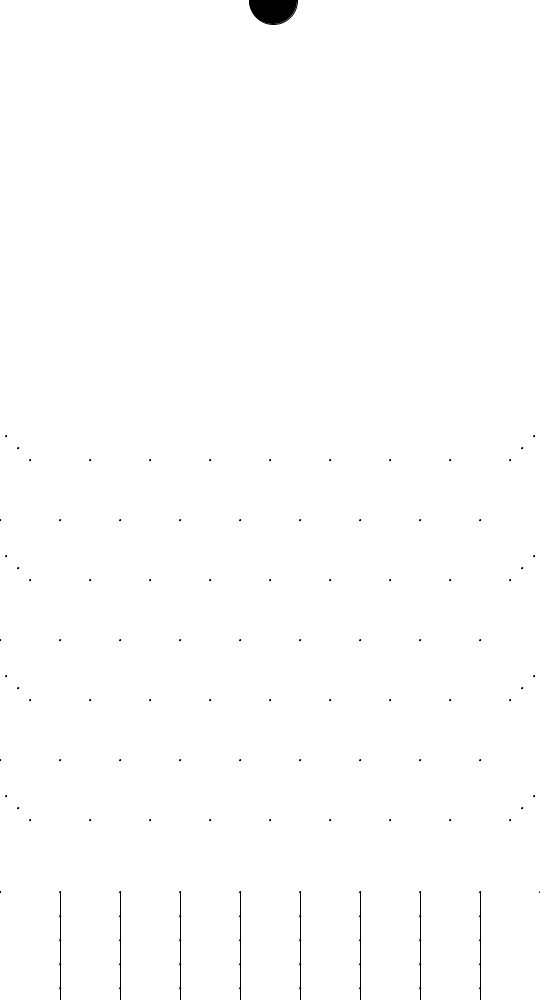
Frame 1 (no input)
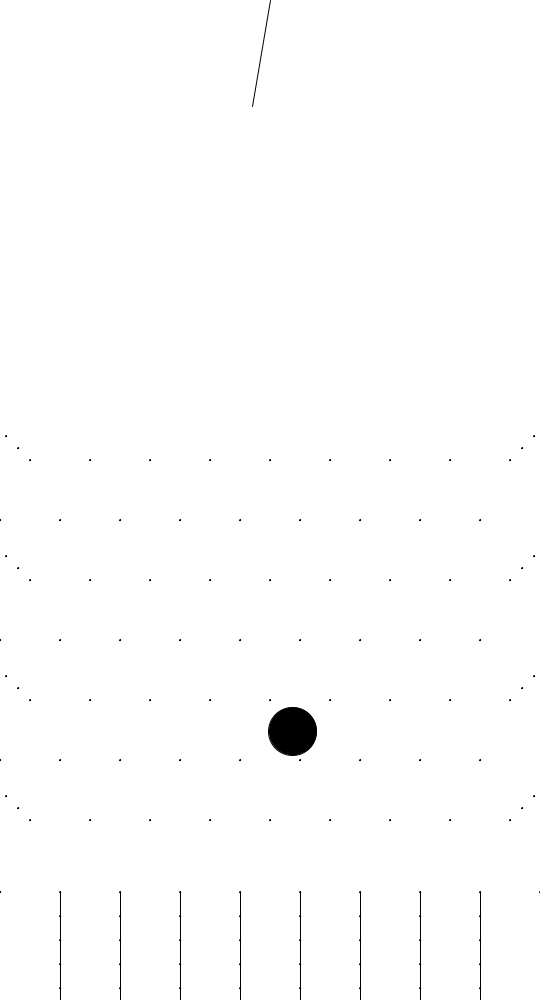
Frame 60 (the mouse pressed at the canvas centre just before this capture)
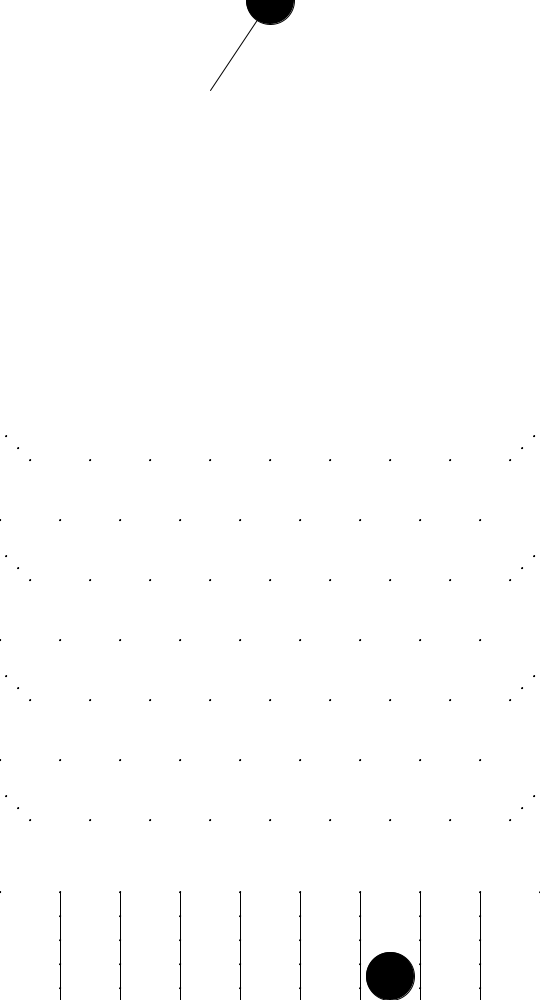
Frame 120 (the mouse held since frame 60 and released just before this capture)

The Processing sketch that drew these frames (run headless with seeded random() and noise(); from frame 60 on, the mouse is pressed at the canvas centre):

// Processing sketch: pierrot
// ── pierrot.pde
 
// morau 'c'
// Throw ' '
 
 
float vx=3;
float vy=0;
float e = 0.05;
int width=540,height=1000;
float x = width/2.0;
float y = 0;
float g = width*0.01;
float coind = width/9*0.8;
bar bar1;

int have_coin = 30;

coin[] coins = new coin[100];
int ci = 0;

li[] lines = new li[8];
int pi = 0;
point[] points = new point[150];

int[] stock = new int[10];
int stocki = 0;


//x%9==0
void setup(){
  size(540, 1000);
  noStroke();
  frameRate(30);
  smooth();
  
  for (int i=0;i<8;i++){
    li lin = new li();
    lin.x1 = width/9*(i+1);
    lin.y1 = height;
    lin.x2 = width/9*(i+1);
    lin.y2 = height-width*0.2;
    lines[i] = lin;
    float yyy = height-width*0.2;
    while(yyy <= height) {
      point ppp = new point();
      ppp.x = width/9*(i+1);
      ppp.y = yyy;
      ppp.r = 0.5;
      points[pi] = ppp;
      pi++;
      yyy += coind/2.0;
    }
  }
  for(int i=0;i<2;i++){
    points[pi+i] = new point();
    points[pi+i].x = width*i;
    points[pi+i].y = height-width*0.2;
    points[pi+i].r = 0.5;
   }
  pi += 2;
  bar b1=new bar(),b2=new bar();
  b1.r = width*0.2;
  b1.si = b2.si = PI/2.0;
  b1.x = width/2;
  b1.y = 0;
  bar1 = b1;
  
  for(int i=0;i<7;i++){
    float py = height-width*0.2-width/9.0*(i+1.2);
    float pc = width / 9.0;
    float px = width/2.0 - 4.0*pc;
    if(i%2==1){
      px -= pc/2.0;
    }else{
        for(int j=0;j<2;j++){
        points[pi] = new point();
        points[pi+1] = new point();
        points[pi].y = py-pc*0.2*(j+1.0);
        points[pi+1].y = py-pc*0.2*(j+1.0);
        points[pi].x = px-pc*0.2*(j+1.0);
        points[pi+1].x = points[pi].x+(width/2.0-points[pi].x)*2;
        points[pi].r = 0.5;
        points[pi+1].r = 0.5;
        pi+=2;
      }
    }
    while(px<width){
      point ppp = new point();
      ppp.x = px;
      ppp.y = py;
      ppp.r = 0.5;
      points[pi] = ppp;
      pi++;
      px += pc;
    }
  }
  
  
  
}

void draw() {
  background(255);
  fill(color(255, 0, 0));
  stroke(0,0,0);
  for(int i=0;i<8;i++){
    lines[i].dr();
  }
  fill(0);
  if(y>height-width*0.2){
    vx = 0;
  }
  y += vy;
  x += vx;
  vy += g;
  range_out();  
  coll_point();
  ellipse(x, y, coind, coind);
  
  bar1.dr();
  bar1.rote();
  for(int i=0;i<pi;i++){
     points[i].render();
  }
  
  for(int i=0;i<stocki;i++){
     //ellipse(width/18.0+stock[stocki]*coind, height-coind/2.0, coind, coind);
     ellipse(width/18.0+(stock[i]*width/9.0), height-coind/2.0, coind, coind);
  }


  if(y>height-coind*1.1){
     int coinxnow=-1;
     float xbar = width/9.0;
     while(xbar<=width){
       if(x<xbar){
         coinxnow++;
         xbar += width;
       }else{
         coinxnow++;
         xbar += width/9.0;
       }
     }
     for(int i=0;i<stocki;i++){
       if(coinxnow == stock[i]){
         stocki = -1;
       }
     }
     if(stocki!=-1){
       if(coinxnow!=0&&coinxnow!=8){
         stock[stocki] = coinxnow;
         stocki++;
       }else{
         int rnd = (int)random(0,100);
         if(rnd<4){
           println("....+3");
           have_coin += 3;
         }else if(rnd<7){
           println("....+5");
           have_coin += 5;
         }else if(rnd<9){
           println("....+10");
           have_coin += 10;
         }else if(rnd<10){
           println("....+30");
           have_coin += 30;
         }else{
           println("....+0");
         }
       }
     }else{
       stocki = 0;
       //delay(500);
     }
     x = width/2;
     y = 0;
     g = 0;
     vx = 0;
     vy = 0;
  }



}







class li{
  float x1,x2,y1,y2;
  void dr(){
    line(this.x1,this.y1,this.x2,this.y2);
  }
}
class bar{
  float x,y,r,si=PI*3/2,vsi=0.039;
  float si_range = PI/4.0;
  void dr(){
    line(this.x,this.y,this.x-cos(this.si)*r,this.y-sin(this.si)*r);
  }
  void rote(){
    this.si += this.vsi;
    if(this.si>(this.si_range+PI*3/2)){
      this.vsi *= -1;
      this.si=(this.si_range+PI*3/2);
    }else if(this.si<(PI*3/2-this.si_range)){
      this.vsi *= -1;
      this.si=(PI*3/2-this.si_range);
    }
  }
}
class point{
  float x,y,r;
  void render() {
    ellipse(this.x, this.y, this.r * 2, this.r * 2);
  }
}
class coin{
  float x=width/2.0,y=height/2.0,vx=0,vy=0,r=coind;
  //float x=1/2.0,y=1/2.0,vx=0,vy=0,r=1;
  int position;
  void render() {
    ellipse(this.x, this.y, this.r * 2, this.r * 2);
  }
  void go(){
    this.vy += 1.5;
  }
}
void keyPressed() {
  if ( key == ' ' && y==0) {
     x = width/2;
     y = 0;
     g = width*0.01;
     vx = -30*cos(bar1.si);
     vy = -20*sin(bar1.si);
     have_coin--;
     if(have_coin<0)have_coin=30;
     println(have_coin);
  }
  if(key  == 'c'){
    int[] there = new int[9];
    for(int i=0;i<9;i++){
      there[i]=0;
    }
    for(int i=0;i<stocki;i++){
      there[stock[i]]=1;
    }
    int getc = 0;
    int ren = 0;
    for(int i=1;i<9;i++){
      if(there[i]==1){
        ren++;
      }else{
        if(ren==2)getc+=4;
        if(ren==3)getc+=6;
        if(ren==4)getc+=20;
        if(ren==5)getc+=60;
        if(ren==6)getc+=120;
        if(ren==7)getc+=240;
        ren = 0;
      }
    }
    if(getc>0){
      println("Good!! get",getc,"coins");
      have_coin += getc;
      stocki=0;
    }
  }
}
void range_out(){
  if(x-coind/2<0){
    x = coind/2;
    if(vx<0)vx = -vx*e;
  }
  if(x+coind/2>width){
    x = width-coind/2;
    if(vx>0)vx = -vx*e;
  }
  if(y+coind/2>height){
    y = height-coind/2;
    if(vy>0)vy = -vy*e;
  }
}
void coll_point(){
  for(int i=0;i<pi;i++){
     float dx = points[i].x - x;
     float dy = points[i].y - y;
     float d = sqrt(dx * dx + dy * dy);
     if(d<coind/2+points[i].r){
       dx /= d;
       dy /= d;
       float naiseki = vx*dx+vy*dy;
       vx -= naiseki*dx*(1.0+e);
       vy -= naiseki*dy*(1.0+e);
       x = points[i].x - dx*(coind+points[i].r);
       y = points[i].y - dy*(coind+points[i].r);
     }
  }
}
